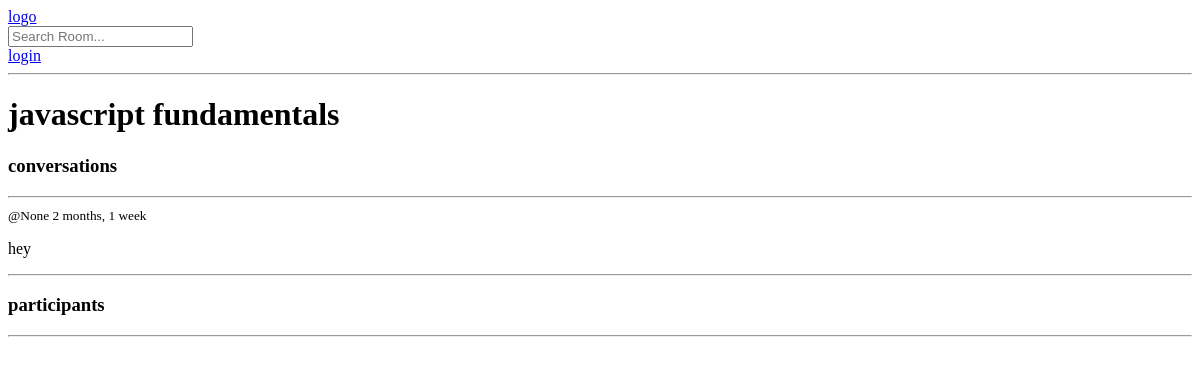
The app's page /rooms/2/, older data.
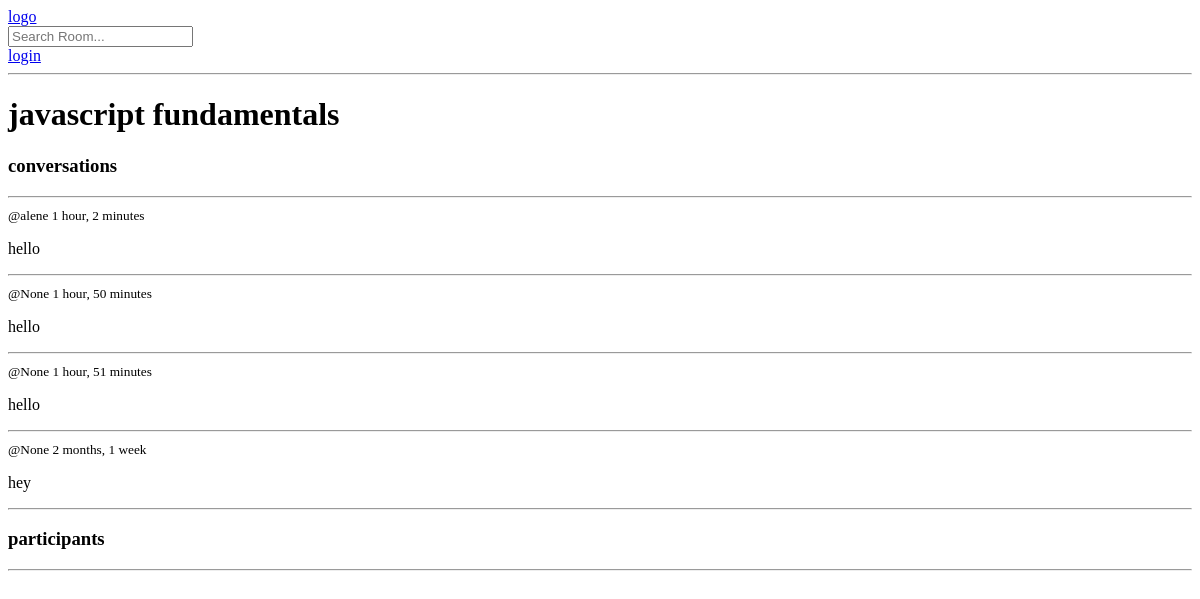
The same page, newer data.
### base/models.py (models this page shows, shortened)
class Message(models.Model):
    user = models.ForeignKey(User, on_delete=models.CASCADE, blank=True, null=True)
    name = models.ForeignKey(Room, on_delete=models.CASCADE)
    body = models.TextField()
    updated = models.DateTimeField(auto_now=True)
    created = models.DateTimeField(auto_now_add=True)

### base/views.py (the view, shortened to what this page needs)
# urls.py: path('rooms/<str:pk>/', views.index, name='index'),
def index(request, pk):
    room = Room.objects.get(id=pk)
    room_messages = room.message_set.all().order_by('-created')
    participants = room.participants.all()
    context = {'room': room, 'room_messages' : room_messages, 'participants':participants}
    return render(request, 'base/rooms.html', context)

### base/templates/base/rooms.html (shortened to what this page needs)
{% extends 'base/main.html' %}
{% block content %}
<div class="room-container">
    <div>
        <h1>{{ room.name }}</h1>
        <div class="comment-wrapper">
            <h3>conversations</h3>
            <hr>
            {% for message in room_messages %}
                <div>
                    <small>@{{message.user}} {{message.created|timesince}}</small>
                    <p>{{message.body}}</p>
                    <hr>
                </div>
            {% endfor %}
        </div>
    </div>
    <div>
        <h3>participants</h3>
        <hr>
    </div>
</div>
{% endblock content %}

Row changes from the older to the newer data that the page shows:
added Message: user "alene", created "1 hour, 2 minutes", body "hello"
added Message: user "None", created "1 hour, 50 minutes", body "hello"
added Message: user "None", created "1 hour, 51 minutes", body "hello"
